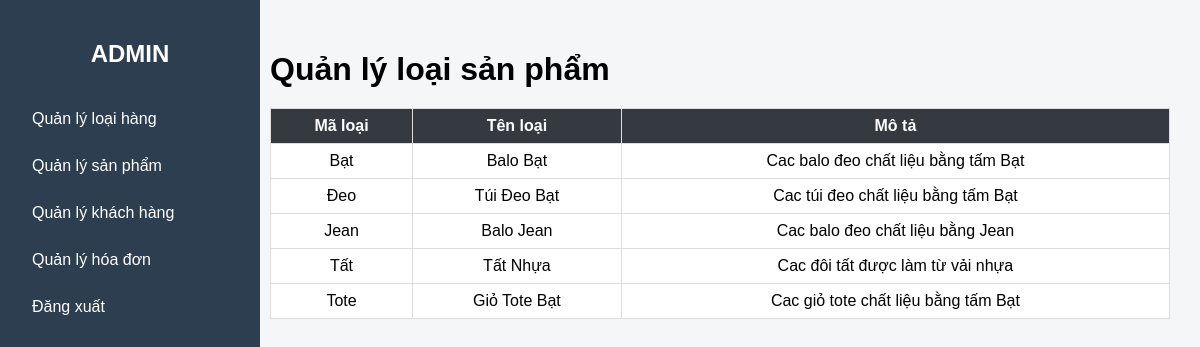
Screenshot of /admin-web2/admin.php?page=category (signed in) with the database file from the repository.
### tables this page shows
CREATE TABLE loai(
    maloai varchar(20) primary key not null,
    tenloai varchar(20) not null unique,
    mota varchar(225) not null
);

### admin-web2/category.php (the view, shortened to what this page needs)
<?php
require_once 'db.php';
$sql = "SELECT * FROM loai";
$result = mysqli_query($conn, $sql);
?>
<h1 class="mb-4">Quản lý loại sản phẩm</h1>
<table class="table table-bordered table-hover">
    <thead class="table-dark">
        <tr>
            <th>Mã loại</th>
            <th>Tên loại</th>
            <th>Mô tả</th>
        </tr>
    </thead>
    <tbody>
        <?php if (mysqli_num_rows($result) > 0): ?>
            <?php while ($row = mysqli_fetch_assoc($result)): ?>
                <tr>
                    <td><?= htmlspecialchars($row['maloai']) ?></td>
                    <td><?= htmlspecialchars($row['tenloai']) ?></td>
                    <td><?= htmlspecialchars($row['mota']) ?></td>
                </tr>
            <?php endwhile; ?>
        <?php else: ?>
            <tr>
                <td colspan="3" class="text-center">Chưa có dữ liệu</td>
            </tr>
        <?php endif; ?>
    </tbody>
</table>

### rows the page displays
loai: maloai "Bạt", tenloai "Balo Bạt", mota "Cac balo đeo chất liệu bằng tấm Bạt"
loai: maloai "Đeo", tenloai "Túi Đeo Bạt", mota "Cac túi đeo chất liệu bằng tấm Bạt"
loai: maloai "Jean", tenloai "Balo Jean", mota "Cac balo đeo chất liệu bằng Jean"
loai: maloai "Tất", tenloai "Tất Nhựa", mota "Cac đôi tất được làm từ vải nhựa"
loai: maloai "Tote", tenloai "Giỏ Tote Bạt", mota "Cac giỏ tote chất liệu bằng tấm Bạt"
